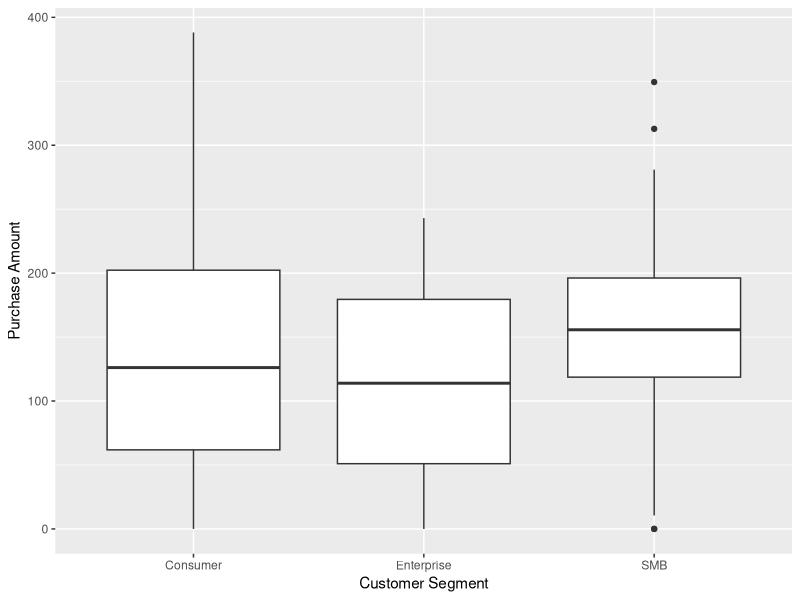

This chart was generated by the following R code:
## ---- chunk 1
#| include: false
#| message: false
#| warning: false
library(tidyverse)
library(knitr)
library(kableExtra)
## ---- chunk 2
data <- read_csv("data/34334912_Aatish Prasad.csv")
## ---- chunk 3
data_clean <- data %>% 
  distinct() %>% 
  mutate(
  # Convert missing values to NA
    across(c(signup_date, segment, notes), ~na_if(., "N/A")), 
      
  # Convert date to standard format
  signup_date = coalesce(
  dmy(signup_date),
  mdy(signup_date))
  
    )
  
## ---- chunk 4
nrow(data_clean)
ncol(data_clean)
glimpse(data_clean)
## ---- chunk 5
#| label: fig-boxplot
#| fig-cap: "Distribution of purchase amount by customer segment"

data_clean %>% 
  ggplot(aes(x = segment, y = purchase_amount)) +
  geom_boxplot(na.rm = TRUE) +
  labs(
    x = "Customer Segment",
    y = "Purchase Amount"
  )

## ---- chunk 6
#| label: tbl-summary
data_clean %>%
  group_by(segment) %>% 
  summarise(
    count = n(),
    avg_purchase = mean(purchase_amount, na.rm = TRUE),
    median_purchase = median(purchase_amount, na.rm = TRUE),
    avg_marketing = mean(marketing_spend, na.rm = TRUE),
    avg_visits = mean(visits, na.rm =TRUE)
  ) %>% 
  kable(caption = "Summary Statistics") %>% 
   kable_styling(
    full_width = FALSE,
    position = "center",
    bootstrap_options = c("bordered")
  )
